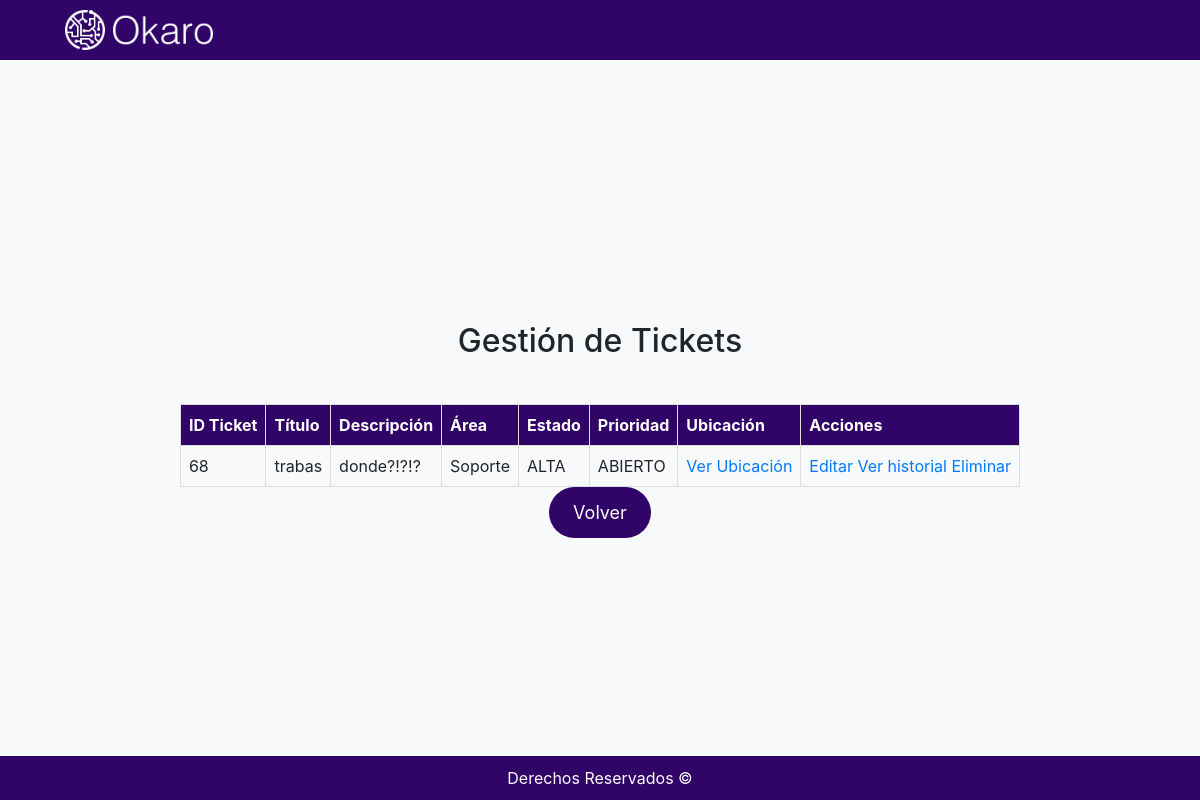
/Ticket/mostrar_tabla_usuario.php (signed in), run on the app's committed database.
### tables this page shows
CREATE TABLE `tickets` (
  `id_ticket` int(10) NOT NULL,
  `titulo_ticket` varchar(255) NOT NULL,
  `descripcion_ticket` text NOT NULL,
  `id_usuario_ticket` int(11) NOT NULL,
  `id_area_ticket` int(11) NOT NULL,
  `id_prioridad_ticket` int(11) NOT NULL,
  `id_estado_ticket` int(11) DEFAULT 0,
  `fecha_creacion` timestamp NOT NULL DEFAULT current_timestamp(),
  `id_ubicacion` int(11) DEFAULT NULL
);

CREATE TABLE `areas` (
  `id_area` int(11) NOT NULL,
  `nombre_area` varchar(255) NOT NULL,
  `descripcion_area` text NOT NULL
);

CREATE TABLE `prioridades` (
  `id_prioridad` int(11) NOT NULL,
  `nombre_prioridad` varchar(255) NOT NULL
);

CREATE TABLE `estados` (
  `id_estado` int(11) NOT NULL,
  `nombre_estado` varchar(100) NOT NULL,
  `imagen_estado` longblob NOT NULL
);

### Ticket/mostrar_tabla_usuario.php (the view, shortened to what this page needs)
<?php
    include_once '../DataBaseConexion/db.php';
    if ($DB_conn) {
        $id_usuario_sesion = $_SESSION['ID_usuario'];
        $query = "SELECT tickets.id_ticket, tickets.titulo_ticket, tickets.descripcion_ticket,
        areas.nombre_area, prioridades.nombre_prioridad AS nombre_prioridad, estados.nombre_estado,
        ubicaciones.direccion
        FROM tickets
        LEFT JOIN areas ON tickets.id_area_ticket = areas.id_area
        LEFT JOIN prioridades ON tickets.id_prioridad_ticket = prioridades.id_prioridad
        LEFT JOIN estados ON tickets.id_estado_ticket = estados.id_estado
        LEFT JOIN ubicaciones ON tickets.id_ubicacion = ubicaciones.id_ubicacion
        WHERE tickets.id_usuario_ticket = $id_usuario_sesion";
        $result = mysqli_query($DB_conn, $query);
?>
<!DOCTYPE html>
<html lang="es">
<head>
    <link rel="stylesheet" href="https://stackpath.bootstrapcdn.com/bootstrap/4.3.1/css/bootstrap.min.css" />
    <link rel="stylesheet" href="../Estilos/botones.css" />
    <link rel="stylesheet" href="../Estilos/navfoot.css" />
    <link rel="stylesheet" href="../Estilos/estilo.css" />
</head>
<body>
<nav class="navbar">
    <div class="container">
        <img src="../img/Okaro_White.png" alt="Logo" class="img-fluid" />
    </div>
</nav>
<div id="container-central-areas">
<h2 class="mb-4 text-center">Gestión de Tickets</h2>
<?php
        echo '<div class="scrollable-table"><table border="1">
                <tr>
                    <th>ID Ticket</th>
                    <th>Título</th>
                    <th>Descripción</th>
                    <th>Área</th>
                    <th>Estado</th>
                    <th>Prioridad</th>
                    <th>Ubicación</th>
                    <th>Acciones</th>
                </tr>';
        while ($row = mysqli_fetch_assoc($result)) {
            echo '<tr>
                    <td>' . $row['id_ticket'] . '</td>
                    <td>' . $row['titulo_ticket'] . '</td>
                    <td>' . $row['descripcion_ticket'] . '</td>
                    <td>' . $row['nombre_area'] . '</td>
                    <td>' . $row['nombre_prioridad'] . '</td>
                    <td>' . $row['nombre_estado'] . '</td>
                    <td>';
                    if (!empty($row['direccion'])) {
                        echo '<a href="../Maps/LectorDeMapas.php?id_ticket=' . $row['id_ticket'] . '" >Ver Ubicación</a>';
                    } else {
                        echo 'No';
                    }
            echo '</td>
                    <td>
                        <a href="editar_ticket_usuario.php?id=' . $row['id_ticket'] . '">Editar</a>
                        <a href="historial_ticket_usuario.php?id=' . $row['id_ticket'] . '">Ver historial</a>
                        <a href="Confirm_eliminarticket_usuario.php?id=' . $row['id_ticket'] . '">Eliminar</a>
                    </td>
                </tr>';
        }
        echo '</table></div>';
    } else {
        echo 'Conexión fallida.';
    }
?>
    <a href="../Panel/usuarioPanel.php" class="btn-morado">Volver</a>
</div>
<footer>
    <div class="container">
        <p class="mb-0">Derechos Reservados ©</p>
    </div>
</footer>
</body>
</html>

### Estilos/botones.css (style rules this page uses)
.btn-morado { background-color: #310467; color: #ffffff; border: none; border-radius: 30px; cursor: pointer; transition: background-color 0.3s ease; font-size: 18px; padding: 12px 24px; }

### Estilos/navfoot.css (style rules this page uses)
.navbar { background-color: #310467; color: #ffffff; text-align: center; padding: 10px 0; }
.navbar img { height: 40px; margin-left: 20px; }
footer { background-color: #310467; color: #ffffff; text-align: center; padding: 10px 0; position: fixed; bottom: 0; width: 100%; }

### Estilos/estilo.css (style rules this page uses)
body { display: flex; flex-direction: column; min-height: 100vh; margin: 0; }
.scrollable-table { overflow-y: auto; max-height: 500px; }
table { width: 100%; border-collapse: collapse; margin-top: 20px; }
th, td { border: 1px solid #ddd; padding: 8px; text-align: left; word-break: break-all; }
th { background-color: #310467; color: white; }
#container-central-areas { flex-grow: 1; display: flex; flex-direction: column; align-items: center; justify-content: center; padding: 20px; box-sizing: border-box; }
body { background-color: #f8f9fa; margin: 0; padding: 0; display: flex; flex-direction: column; min-height: 100vh; }

### data on the page
tickets: id_ticket "68", titulo_ticket "trabas", descripcion_ticket "donde?!?!?", areas.nombre_area "Soporte", id_prioridad_ticket.nombre_prioridad "ALTA", id_estado_ticket.nombre_estado "ABIERTO"
